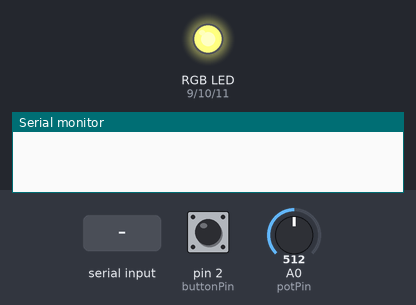
The sketch below on a simulated Arduino Uno, built with avr-gcc and run on an emulated ATmega328P. Parts: an RGB LED mixed from three pins (HIGH = lit), the last lines printed to the serial monitor. The inputs (shaded band) are chosen by the test bench; at power-on: pin 2 (buttonPin) HIGH, A0 (potPin) = 512. Dim RGB values are drawn brighter than linear.

Above: at 1.2 s.
1.3 s: pin 2 (buttonPin) pulled LOW for 0.15 s
At 2.0 s:
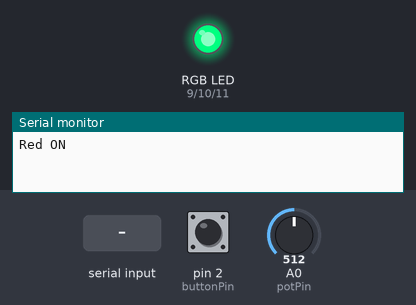
2.9 s: "1" received over Serial
At 3.8 s:
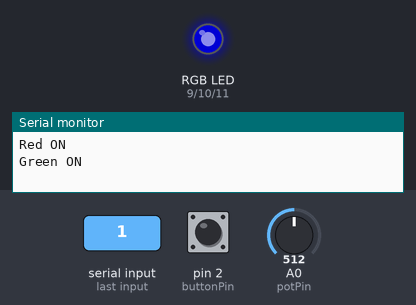
4.4 s: A0 (potPin) set to 306
At 4.9 s:
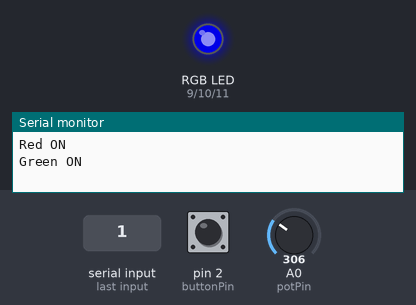
5.9 s: "0" received over Serial
At 7.1 s:
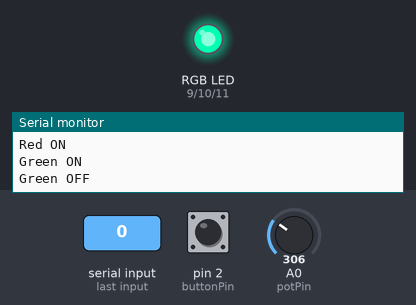
7.4 s: pin 2 (buttonPin) pulled LOW for 1 s
At 7.8 s:
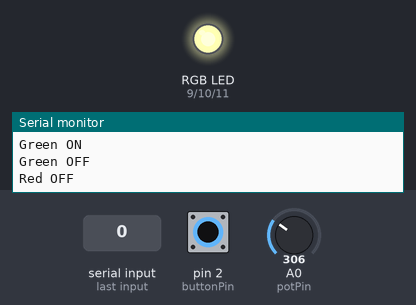
9.9 s: A0 (potPin) set to 122
At 10.3 s:
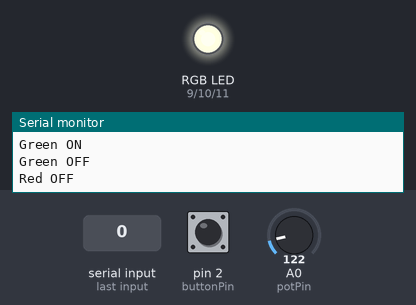
Timing chart, 0 to 12.4 s (numbered marks = the images above; inputs shaded):
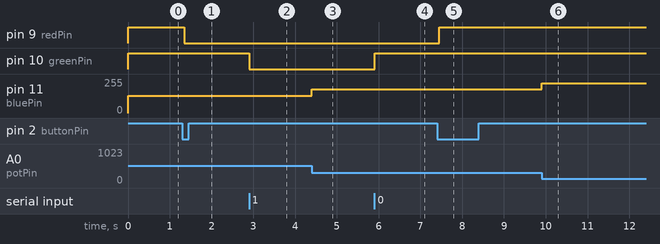

Measured:
- after the input at 1.3 s, pin 9 (redPin): HIGH → LOW after 0.05 s
- after the input at 2.9 s, pin 10 (greenPin): HIGH → LOW at once
- after the input at 4.4 s, pin 11 (bluePin): 128/255 → 179/255 at once
- after the input at 5.9 s, pin 10 (greenPin): LOW → HIGH at once
- after the input at 7.4 s, pin 9 (redPin): LOW → HIGH after 0.05 s
- after the input at 9.9 s, pin 11 (bluePin): 179/255 → 225/255 at once

The sketch:

Task1-2.ino
```cpp
const int potPin = A0;
const int buttonPin = 2;

const int redPin = 9;
const int greenPin = 10;
const int bluePin = 11;

bool redOn = false;
bool greenOn = false;

// 按鈕防彈跳
int lastReading = HIGH;
int stableButtonState = HIGH;
unsigned long lastDebounceTime = 0;
const unsigned long debounceDelay = 50;

void setup() {
  pinMode(buttonPin, INPUT_PULLUP);

  pinMode(redPin, OUTPUT);
  pinMode(greenPin, OUTPUT);
  pinMode(bluePin, OUTPUT);

  // 共陽極：HIGH 代表熄滅
  digitalWrite(redPin, HIGH);
  digitalWrite(greenPin, HIGH);
  digitalWrite(bluePin, HIGH);

  Serial.begin(9600);
}

void loop() {
  // 可變電阻控制藍光
  int analogValue = analogRead(potPin);
  int brightness = map(analogValue, 0, 1023, 0, 255);
  analogWrite(bluePin, 255 - brightness);

  // 讀取按鈕並進行防彈跳
  int reading = digitalRead(buttonPin);

  if (reading != lastReading) {
    lastDebounceTime = millis();
  }

  if (millis() - lastDebounceTime >= debounceDelay) {
    if (reading != stableButtonState) {
      stableButtonState = reading;

      // 每次按下，切換紅光
      if (stableButtonState == LOW) {
        redOn = !redOn;

        if (redOn) {
          Serial.println("Red ON");
        } else {
          Serial.println("Red OFF");
        }
      }
    }
  }

  lastReading = reading;

  // Serial Monitor 輸入 1 開啟綠光，輸入 0 關閉
  if (Serial.available() > 0) {
    char command = Serial.read();

    if (command == '1') {
      greenOn = true;
      Serial.println("Green ON");
    } else if (command == '0') {
      greenOn = false;
      Serial.println("Green OFF");
    }
  }

  // 共陽極：LOW 開啟，HIGH 關閉
  digitalWrite(redPin, redOn ? LOW : HIGH);
  digitalWrite(greenPin, greenOn ? LOW : HIGH);
}
```
